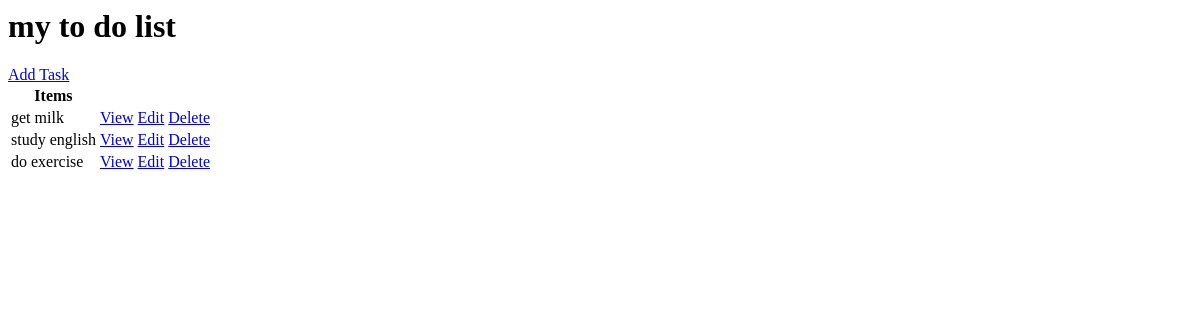
Before: / with the older database file.
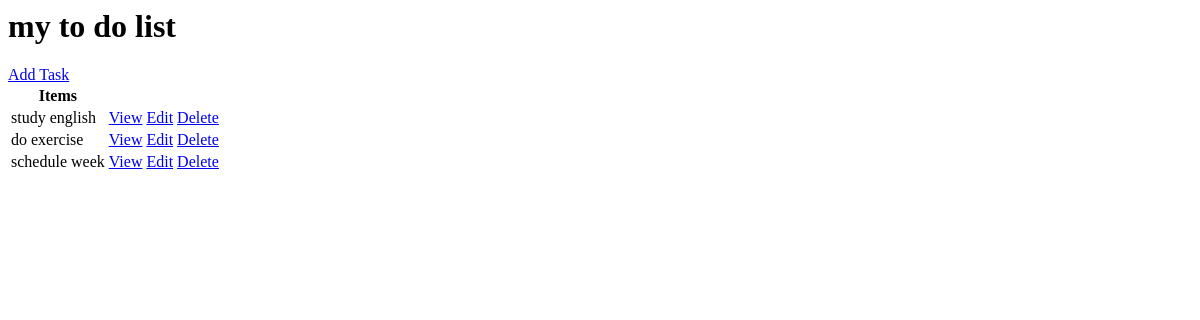
After: the same page with the newer database file.
### todo_list/models.py (models this page shows, shortened)
class Task(models.Model):
    user = models.ForeignKey(
        User, on_delete=models.CASCADE, null=True, blank=True)
    title = models.CharField(max_length=100)
    description = models.TextField(null=True, blank=True)
    complete = models.BooleanField(default=False)
    created = models.DateField(auto_now_add=True)
    class Meta:
        ordering = ['complete']

### todo_list/views.py (the view)
# urls.py: path('', TaskList.as_view(), name= 'tasks'),
class TaskList(ListView):
    model = Task
    context_object_name = 'tasks'
    template_name = 'todo_list/task_list.html'

### todo_list/templates/todo_list/task_list.html
<h1>my to do list</h1>
<a href="{% url 'task-create' %}">Add Task</a>
<table>
    <tr>
        <th>Items</th>
        <th></th>
    </tr>
    {% for task in object_list %}
    <tr>
        <td>{{ task.title }}</td>
        <td><a href="{% url 'task' task.pk %}">View</a></td>
        <td><a href="{% url 'task-update' task.pk %}">Edit</a></td>
        <td><a href="{% url 'task-delete' task.pk %}">Delete</a></td>
    </tr>
    {% empty %}
    <tr>
        <td colspan="1">no items in the list</td>
    </tr>
    {% endfor %}
</table>

Changed rows visible on the page:
removed Task: title "get milk"
added Task: title "schedule week"
